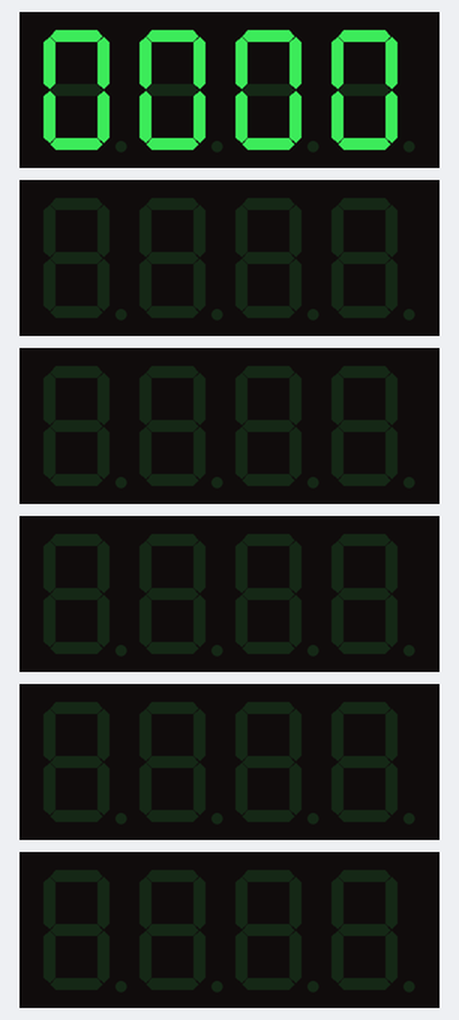
A program run on a simulated STM32 Nucleo. Parts: 6 × 4-digit seven-segment display.

Above: at 0.3 s.
At 2.47 s:
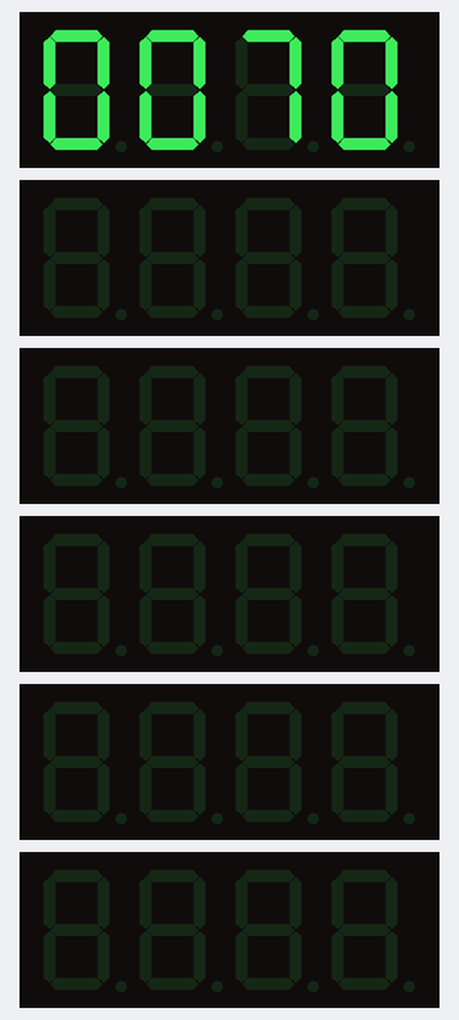
At 4.64 s:
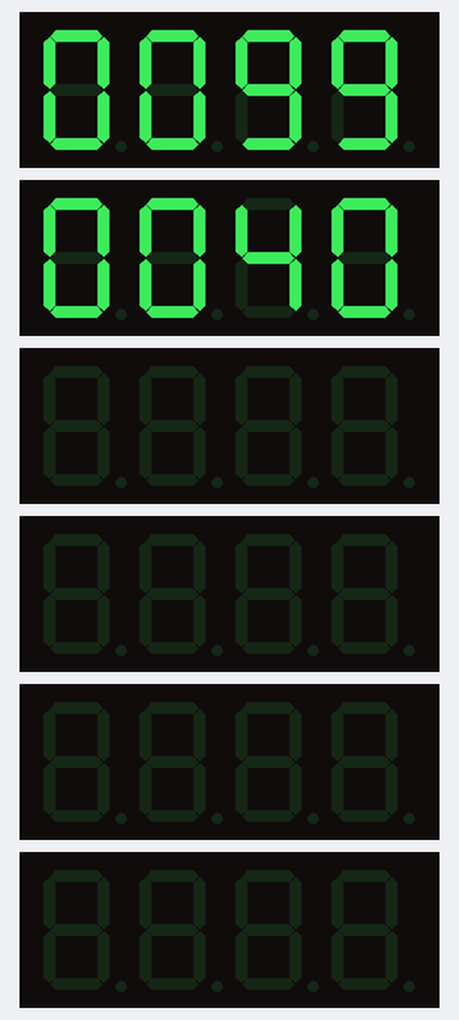
At 9.29 s:
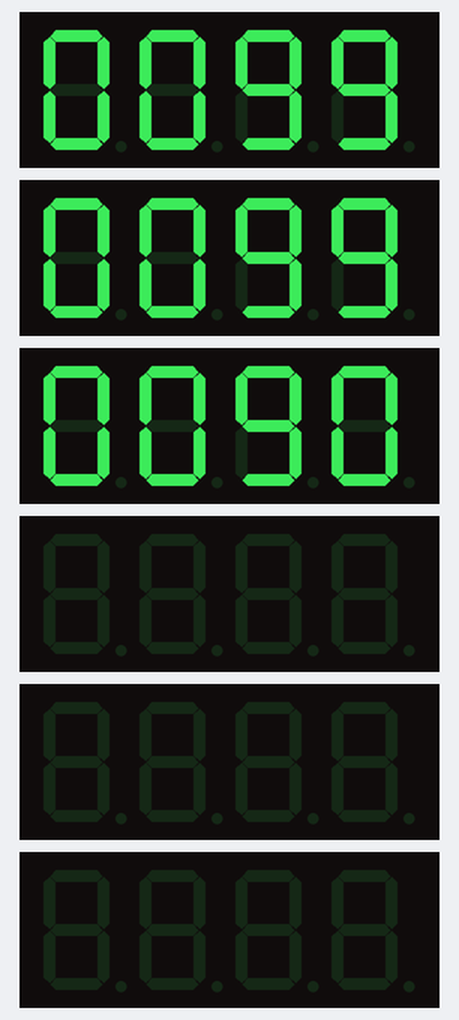
At 13.94 s:
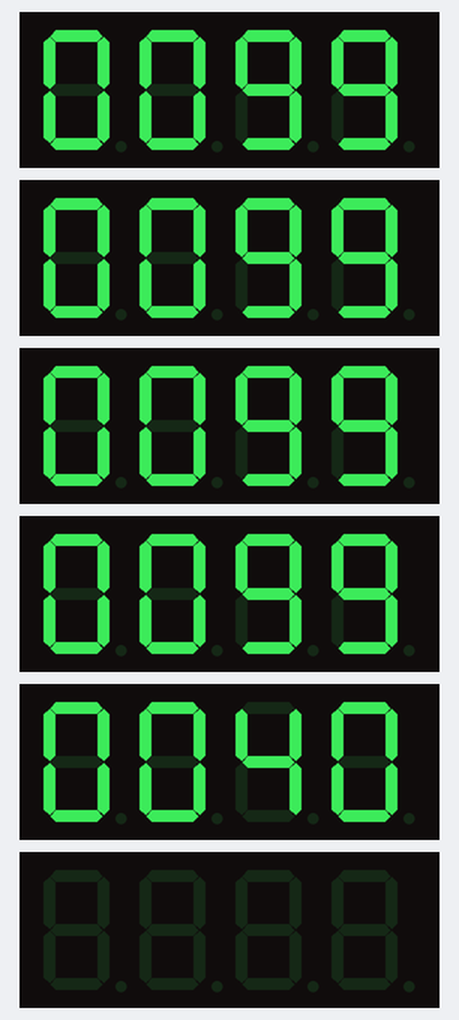
At 18.65 s:
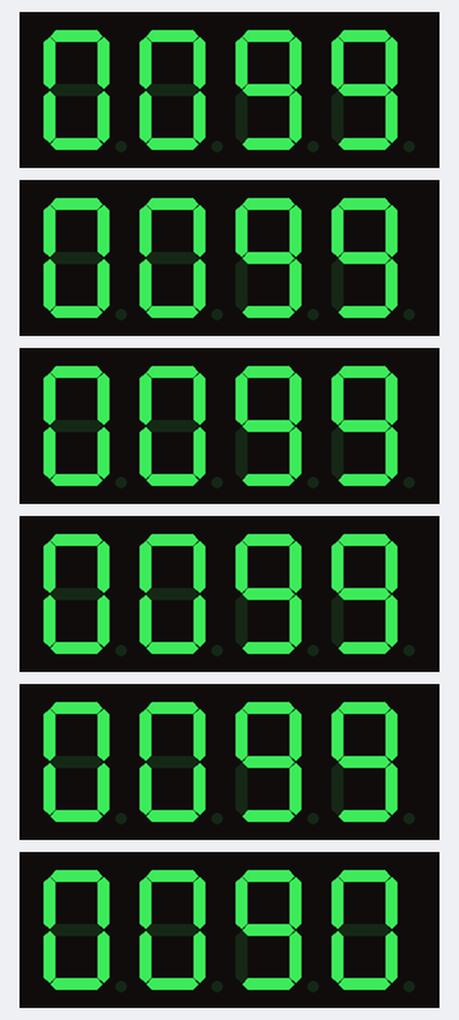

Measured:
- by itself, everything shown: repeats every 18.7 s, in 60 steps
- what the display in image 5 shows lasts 0.5 s, from 18.4 s to 18.9 s

The program:

main.cpp
```cpp
#include <Arduino.h>
#include <TM1637Display.h>

// Module connection pins (Digital Pins)
#define CLK1 PA12
#define DIO1 PA11
#define CLK2 PA10
#define DIO2 PA9
#define CLK3 PA8
#define DIO3 PA7
#define CLK4 PA6
#define DIO4 PA5
#define CLK5 PA4
#define DIO5 PA3
#define CLK6 PA2
#define DIO6 PA1
TM1637Display display1(CLK1, DIO1);
TM1637Display display2(CLK2, DIO2);
TM1637Display display3(CLK3, DIO3);
TM1637Display display4(CLK4, DIO4);
TM1637Display display5(CLK5, DIO5);
TM1637Display display6(CLK6, DIO6);
void setup()
{
}

void loop()
{
display1.setBrightness(0x0f);
display1.clear();
display2.setBrightness(0x0f);
display2.clear();
display3.setBrightness(0x0f);
display3.clear();
display4.setBrightness(0x0f);
display4.clear();
display5.setBrightness(0x0f);
display5.clear();
display6.setBrightness(0x0f);
display6.clear();
for(int i = 0;i<100; i++){
display1.showNumberDec(i,true);
delay(10);
}
for(int i = 0;i<100; i++){
display2.showNumberDec(i,true);
delay(10);
}
for(int i = 0;i<100; i++){
display3.showNumberDec(i,true);
delay(10);
}
for(int i = 0;i<100; i++){
display4.showNumberDec(i,true);
delay(10);
}
for(int i = 0;i<100; i++){
display5.showNumberDec(i,true);
delay(10);
}
for(int i = 0;i<100; i++){
display6.showNumberDec(i,true);
delay(10);
}
}
```
